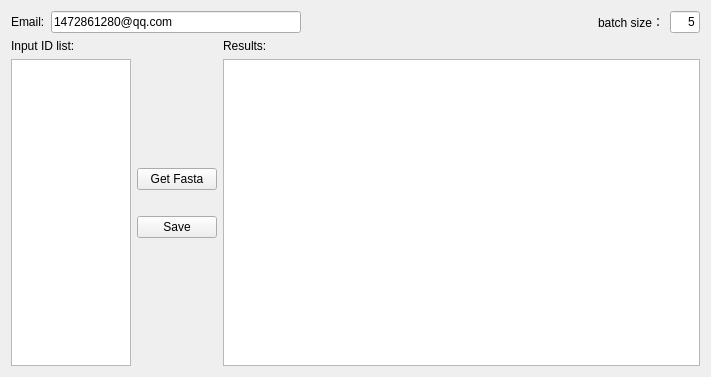
<?xml version="1.0" encoding="UTF-8"?>
<ui version="4.0">
 <class>NCBI_entry</class>
 <widget class="QWidget" name="NCBI_entry">
  <property name="geometry">
   <rect>
    <x>0</x>
    <y>0</y>
    <width>711</width>
    <height>377</height>
   </rect>
  </property>
  <property name="windowTitle">
   <string>NCBI_entry</string>
  </property>
  <layout class="QVBoxLayout" name="verticalLayout_4">
   <item>
    <layout class="QHBoxLayout" name="horizontalLayout">
     <item>
      <widget class="QLabel" name="label_3">
       <property name="text">
        <string>Email:</string>
       </property>
      </widget>
     </item>
     <item>
      <widget class="QLineEdit" name="lineEdit">
       <property name="sizePolicy">
        <sizepolicy hsizetype="Minimum" vsizetype="Fixed">
         <horstretch>0</horstretch>
         <verstretch>0</verstretch>
        </sizepolicy>
       </property>
       <property name="minimumSize">
        <size>
         <width>250</width>
         <height>0</height>
        </size>
       </property>
       <property name="acceptDrops">
        <bool>false</bool>
       </property>
       <property name="text">
        <string>1472861280@qq.com</string>
       </property>
       <property name="placeholderText">
        <string>A.N.Other@example.com (necessary)</string>
       </property>
      </widget>
     </item>
     <item>
      <spacer name="horizontalSpacer">
       <property name="orientation">
        <enum>Qt::Horizontal</enum>
       </property>
       <property name="sizeHint" stdset="0">
        <size>
         <width>40</width>
         <height>20</height>
        </size>
       </property>
      </spacer>
     </item>
     <item>
      <widget class="QLabel" name="label_4">
       <property name="text">
        <string>batch size：</string>
       </property>
      </widget>
     </item>
     <item>
      <widget class="QLineEdit" name="lineEdit_2">
       <property name="sizePolicy">
        <sizepolicy hsizetype="Maximum" vsizetype="Fixed">
         <horstretch>0</horstretch>
         <verstretch>0</verstretch>
        </sizepolicy>
       </property>
       <property name="minimumSize">
        <size>
         <width>0</width>
         <height>0</height>
        </size>
       </property>
       <property name="maximumSize">
        <size>
         <width>30</width>
         <height>16777215</height>
        </size>
       </property>
       <property name="acceptDrops">
        <bool>false</bool>
       </property>
       <property name="inputMethodHints">
        <set>Qt::ImhNone</set>
       </property>
       <property name="text">
        <string>5</string>
       </property>
       <property name="maxLength">
        <number>2</number>
       </property>
       <property name="alignment">
        <set>Qt::AlignRight|Qt::AlignTrailing|Qt::AlignVCenter</set>
       </property>
      </widget>
     </item>
    </layout>
   </item>
   <item>
    <layout class="QHBoxLayout" name="horizontalLayout_2">
     <item>
      <layout class="QVBoxLayout" name="verticalLayout">
       <item>
        <widget class="QLabel" name="label">
         <property name="text">
          <string>Input ID list:</string>
         </property>
        </widget>
       </item>
       <item>
        <widget class="QPlainTextEdit" name="plainTextEdit">
         <property name="sizePolicy">
          <sizepolicy hsizetype="Maximum" vsizetype="Expanding">
           <horstretch>0</horstretch>
           <verstretch>0</verstretch>
          </sizepolicy>
         </property>
         <property name="maximumSize">
          <size>
           <width>120</width>
           <height>16777215</height>
          </size>
         </property>
         <property name="acceptDrops">
          <bool>false</bool>
         </property>
         <property name="toolTip">
          <string>&lt;html&gt;&lt;head/&gt;&lt;body&gt;&lt;p&gt;# such as:&lt;/p&gt;&lt;p&gt;&lt;span style=&quot; font-family:'JetBrains Mono','monospace'; color:#000000;&quot;&gt;NP_001009803.1&lt;/span&gt;&lt;/p&gt;&lt;p&gt;&lt;span style=&quot; font-family:'JetBrains Mono','monospace'; color:#000000;&quot;&gt;NP_990480.1&lt;/span&gt;&lt;/p&gt;&lt;p&gt;&lt;span style=&quot; font-family:'JetBrains Mono','monospace'; color:#000000;&quot;&gt;NP_998029.1&lt;/span&gt;&lt;/p&gt;&lt;p&gt;&lt;span style=&quot; font-family:'JetBrains Mono','monospace'; color:#000000;&quot;&gt;NP_001018629.1&lt;/span&gt;&lt;/p&gt;&lt;p&gt;&lt;span style=&quot; font-family:'JetBrains Mono','monospace'; color:#000000;&quot;&gt;NP_776511.1&lt;/span&gt;&lt;/p&gt;&lt;p&gt;&lt;span style=&quot; font-family:'JetBrains Mono','monospace'; color:#000000;&quot;&gt;NP_001075418.1&lt;/span&gt;&lt;/p&gt;&lt;p&gt;&lt;span style=&quot; font-family:'JetBrains Mono','monospace'; color:#000000;&quot;&gt;NP_000610.2&lt;/span&gt;&lt;/p&gt;&lt;/body&gt;&lt;/html&gt;</string>
         </property>
         <property name="plainText">
          <string/>
         </property>
        </widget>
       </item>
      </layout>
     </item>
     <item>
      <layout class="QVBoxLayout" name="verticalLayout_3">
       <property name="sizeConstraint">
        <enum>QLayout::SetMaximumSize</enum>
       </property>
       <property name="bottomMargin">
        <number>0</number>
       </property>
       <item>
        <spacer name="verticalSpacer_2">
         <property name="orientation">
          <enum>Qt::Vertical</enum>
         </property>
         <property name="sizeHint" stdset="0">
          <size>
           <width>20</width>
           <height>40</height>
          </size>
         </property>
        </spacer>
       </item>
       <item>
        <widget class="QPushButton" name="pushButton_get">
         <property name="sizePolicy">
          <sizepolicy hsizetype="Maximum" vsizetype="Fixed">
           <horstretch>0</horstretch>
           <verstretch>0</verstretch>
          </sizepolicy>
         </property>
         <property name="maximumSize">
          <size>
           <width>90</width>
           <height>16777215</height>
          </size>
         </property>
         <property name="text">
          <string>Get Fasta</string>
         </property>
        </widget>
       </item>
       <item>
        <spacer name="verticalSpacer">
         <property name="orientation">
          <enum>Qt::Vertical</enum>
         </property>
         <property name="sizeType">
          <enum>QSizePolicy::Maximum</enum>
         </property>
         <property name="sizeHint" stdset="0">
          <size>
           <width>20</width>
           <height>20</height>
          </size>
         </property>
        </spacer>
       </item>
       <item>
        <widget class="QPushButton" name="pushButton_save">
         <property name="sizePolicy">
          <sizepolicy hsizetype="Maximum" vsizetype="Fixed">
           <horstretch>0</horstretch>
           <verstretch>0</verstretch>
          </sizepolicy>
         </property>
         <property name="maximumSize">
          <size>
           <width>90</width>
           <height>16777215</height>
          </size>
         </property>
         <property name="text">
          <string>Save</string>
         </property>
        </widget>
       </item>
       <item>
        <spacer name="verticalSpacer_3">
         <property name="orientation">
          <enum>Qt::Vertical</enum>
         </property>
         <property name="sizeHint" stdset="0">
          <size>
           <width>20</width>
           <height>40</height>
          </size>
         </property>
        </spacer>
       </item>
      </layout>
     </item>
     <item>
      <layout class="QVBoxLayout" name="verticalLayout_2">
       <item>
        <widget class="QLabel" name="label_2">
         <property name="text">
          <string>Results:</string>
         </property>
        </widget>
       </item>
       <item>
        <widget class="QPlainTextEdit" name="plainTextEdit_2">
         <property name="sizePolicy">
          <sizepolicy hsizetype="Expanding" vsizetype="Expanding">
           <horstretch>0</horstretch>
           <verstretch>0</verstretch>
          </sizepolicy>
         </property>
         <property name="acceptDrops">
          <bool>false</bool>
         </property>
        </widget>
       </item>
      </layout>
     </item>
    </layout>
   </item>
  </layout>
 </widget>
 <resources/>
 <connections/>
</ui>
